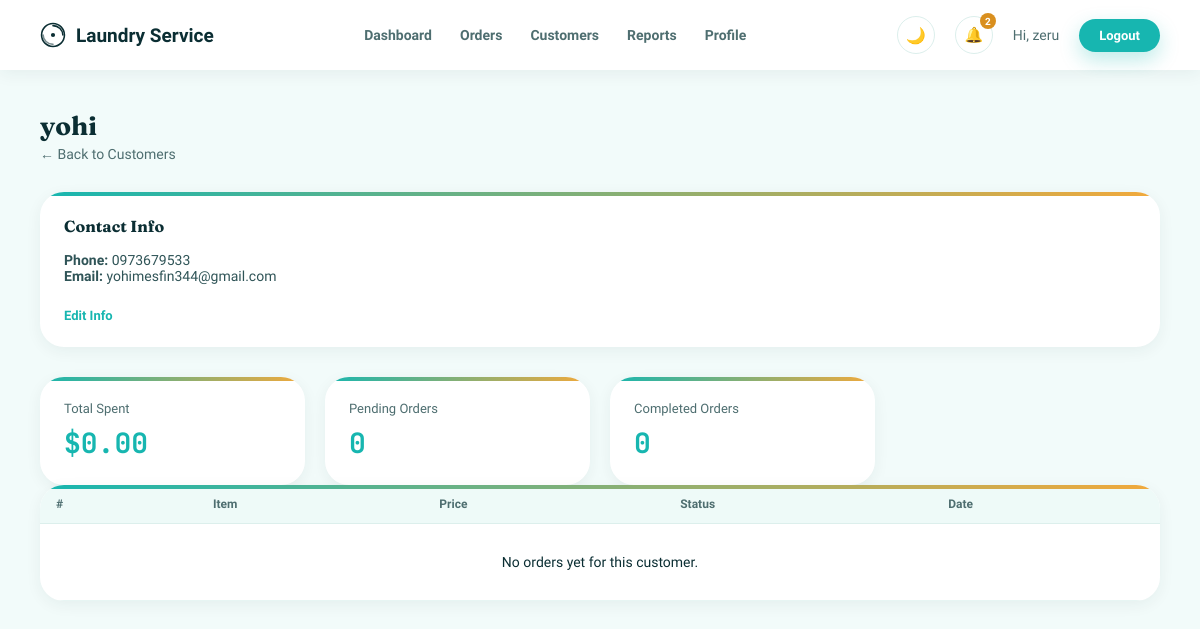
/customers/4 (signed in), run on the app's committed database.
### tables this page shows
CREATE TABLE customers (
            id INTEGER PRIMARY KEY AUTOINCREMENT,
            name TEXT NOT NULL,
            phone TEXT,
            email TEXT,
            notes TEXT,
            created_at TEXT DEFAULT CURRENT_TIMESTAMP
        );

### app.py (the view)
@app.route("/customers/<int:customer_id>")
@login_required
def customer_profile(customer_id):
    conn = get_connection()
    customer = conn.execute(
        "SELECT * FROM customers WHERE id = ?", (customer_id,)
    ).fetchone()
    if customer is None:
        conn.close()
        flash("Customer not found.")
        return redirect(url_for("customers"))
    customer_orders = conn.execute(
        "SELECT * FROM orders WHERE customer_name = ? ORDER BY id DESC",
        (customer["name"],)
    ).fetchall()
    total_spent = sum(order["price"] for order in customer_orders)
    pending_count = sum(1 for order in customer_orders if order["status"] == "Pending")
    completed_count = sum(1 for order in customer_orders if order["status"] == "Completed")
    conn.close()
    return render_template(
        "customer_profile.html",
        customer=customer,
        orders=customer_orders,
        total_spent=total_spent,
        pending_count=pending_count,
        completed_count=completed_count,
    )

### app.py (called while the page is built)
def login_required(f):
    @wraps(f)
    def decorated_function(*args, **kwargs):
        if "username" not in session:
            flash("Please log in first.")
            return redirect(url_for("login"))
        return f(*args, **kwargs)
    return decorated_function

@app.context_processor
def inject_notifications():
    if "username" not in session:
        return {}
    conn = get_connection()
    unread_count = conn.execute(
        "SELECT COUNT(*) FROM notifications WHERE is_read = 0"
    ).fetchone()[0]
    recent_notifications = conn.execute(
        "SELECT * FROM notifications ORDER BY id DESC LIMIT 5"
    ).fetchall()
    conn.close()
    return {
        "unread_count": unread_count,
        "recent_notifications": recent_notifications,
    }

### database.py (called while the page is built)
def get_connection():
    conn = sqlite3.connect(DB_NAME)
    conn.row_factory = sqlite3.Row  # lets us access columns by name, e.g. row["username"]
    return conn

### templates/customer_profile.html (shortened to what this page needs)
<!DOCTYPE html>
<html lang="en">
<head>
    <link rel="stylesheet" href="{{ url_for('static', filename='theme.css') }}">
    <link rel="stylesheet" href="{{ url_for('static', filename='dashboard.css') }}">
</head>
<body>
    {% include "_navbar.html" %}
    <div class="dashboard-content">
        <h1>{{ customer["name"] }}</h1>
        <p class="subtitle">
            <a href="{{ url_for('customers') }}" class="cancel-link">&larr; Back to Customers</a>
        </p>
        <div class="order-form-card">
            <h2>Contact Info</h2>
            <p class="info-row"><strong>Phone:</strong> {{ customer["phone"] or "Not provided" }}</p>
            <p class="info-row"><strong>Email:</strong> {{ customer["email"] or "Not provided" }}</p>
            <div class="edit-form-buttons">
                <a href="{{ url_for('edit_customer', customer_id=customer['id']) }}" class="action-link edit">Edit Info</a>
            </div>
        </div>
        <div class="stats-grid">
            <div class="stat-card">
                <span class="stat-label">Total Spent</span>
                <span class="stat-value">${{ "%.2f"|format(total_spent) }}</span>
            </div>
            <div class="stat-card">
                <span class="stat-label">Pending Orders</span>
                <span class="stat-value">{{ pending_count }}</span>
            </div>
            <div class="stat-card">
                <span class="stat-label">Completed Orders</span>
                <span class="stat-value">{{ completed_count }}</span>
            </div>
        </div>
        <div class="table-card">
            <table class="orders-table">
                <thead>
                    <tr>
                        <th>#</th>
                        <th>Item</th>
                        <th>Price</th>
                        <th>Status</th>
                        <th>Date</th>
                    </tr>
                </thead>
                <tbody>
                    {% for order in orders %}
                    <tr>
                        <td>{{ order["id"] }}</td>
                        <td>{{ order["item_description"] }}</td>
                        <td>${{ "%.2f"|format(order["price"]) }}</td>
                        <td>
                            <span class="status-badge status-{{ order['status']|lower }}">
                                {{ order["status"] }}
                            </span>
                        </td>
                        <td>{{ order["created_at"] }}</td>
                    </tr>
                    {% else %}
                    <tr>
                        <td colspan="5" class="empty-row">No orders yet for this customer.</td>
                    </tr>
                    {% endfor %}
                </tbody>
            </table>
        </div>
    </div>
</body>
</html>

### static/theme.css (style rules this page uses)
:root { --bg: #F2FBFA; --card-bg: #FFFFFF; --border-color: #DCEFEC; --text-primary: #0B2E33; --text-secondary: #4E6E70; --text-tertiary: #8AA6A5; --label-color: #2F5457; --input-bg: #FFFFFF; --input-border: #C9E6E2; --primary: #17B6B0; --primary-dark: #109A95; --primary-darker: #0B7873; --left-panel-text: #DFF7F3; --accent: #F2A93B; --accent-dark: #D98F1E; --error-bg: #FDEBEA; --error-text: #C0392B; --flash-bg: #E1F6F3; --flash-text: #0B7873; --status-pending-bg: #FBEACB; --status-pending-text: #93650F; --status-completed-bg: #DCEEE2; --status-completed-text: #276245; --table-header-bg: #EEFAF8; --table-row-border: #E7F5F3; --dark-btn-bg: #0B2E33; --dark-btn-hover: #123F45; --radius-sm: 10px; --radius-md: 16px; --radius-lg: 24px; --radius-pill: 999px; --shadow-card: 0 4px 16px rgba(11, 46, 51, 0.06); --shadow-card-hover: 0 14px 32px rgba(11, 46, 51, 0.12); --shadow-btn: 0 8px 20px rgba(23, 182, 176, 0.28); --font-display: 'Fraunces', Georgia, serif; --font-body: 'Work Sans', Arial, sans-serif; --font-mono: 'JetBrains Mono', 'Courier New', monospace; }
body { font-family: var(--font-body); }
h1, h2, .left-panel h1, .nav-brand, .card h2, .order-form-card h2 { font-family: var(--font-display); }
.stat-value { font-family: var(--font-mono); }
.stat-card, .order-form-card, .table-card { position: relative; overflow: hidden; border: none; border-radius: var(--radius-lg); box-shadow: var(--shadow-card); }
.stat-card::before, .order-form-card::before, .table-card::before { content: ""; position: absolute; top: 0; left: 0; right: 0; height: 4px; background: linear-gradient(90deg, var(--primary), var(--accent)); }
body { animation: page-fade-in 0.35s ease both; }
.action-link { transition: opacity 0.15s ease; }
body, .card, .stat-card, .order-form-card, .table-card, input, select, .navbar { transition: background-color 0.2s ease, color 0.2s ease, border-color 0.2s ease; }

### static/dashboard.css (style rules this page uses)
* { margin: 0; padding: 0; box-sizing: border-box; font-family: var(--font-body); }
body { background-color: var(--bg); color: var(--text-primary); }
.dashboard-content { padding: 40px; }
.dashboard-content h1 { font-size: 26px; color: var(--text-primary); margin-bottom: 4px; }
.subtitle { color: var(--text-secondary); font-size: 14px; margin-bottom: 30px; }
.stats-grid { display: grid; grid-template-columns: repeat(4, 1fr); gap: 20px; }
.stat-card { background-color: var(--card-bg); border: none; border-radius: var(--radius-lg); box-shadow: var(--shadow-card); padding: 24px; display: flex; flex-direction: column; gap: 8px; }
.stat-label { font-size: 13px; color: var(--text-secondary); }
.stat-value { font-size: 28px; font-weight: bold; color: var(--primary); }
.order-form-card { background-color: var(--card-bg); border: none; border-radius: var(--radius-lg); box-shadow: var(--shadow-card); padding: 24px; margin-bottom: 30px; }
.order-form-card h2 { font-size: 16px; color: var(--text-primary); margin-bottom: 16px; }
.table-card { background-color: var(--card-bg); border: none; border-radius: var(--radius-lg); box-shadow: var(--shadow-card); overflow: hidden; }
.orders-table { width: 100%; border-collapse: collapse; }
.orders-table th { text-align: left; font-size: 12px; color: var(--text-secondary); background-color: var(--table-header-bg); padding: 12px 16px; border-bottom: 1px solid var(--border-color); }
.orders-table td { padding: 12px 16px; font-size: 14px; color: var(--text-primary); border-bottom: 1px solid var(--table-row-border); }
.empty-row { text-align: center; color: var(--text-tertiary); padding: 30px !important; }
.action-link { font-size: 13px; text-decoration: none; font-weight: bold; }
.action-link.edit { color: var(--primary); }
.edit-form-buttons { display: flex; align-items: center; gap: 16px; margin-top: 24px; }
.cancel-link { font-size: 14px; color: var(--text-secondary); text-decoration: none; }
.info-row { font-size: 14px; color: var(--label-color); }
.stat-card { animation: card-fade-up 0.5s ease both; }
.stat-card:nth-child(1) { animation-delay: 0.05s; }
.stat-card:nth-child(2) { animation-delay: 0.15s; }
.stat-card:nth-child(3) { animation-delay: 0.25s; }
.order-form-card, .table-card { animation: card-fade-up 0.5s ease 0.1s both; }
.stat-card { transition: transform 0.15s ease, box-shadow 0.15s ease; }
.orders-table tbody tr { transition: background-color 0.15s ease; }

### data on the page
customers: name "yohi", phone "0973679533", email "yohimesfin344@gmail.com"

### other printed values
{{ unread_count }} "2"
{{ session.get('username', '') }} "zeru"
{{ "%.2f"|format(total_spent) }} "0.00"
{{ pending_count }} "0"
{{ completed_count }} "0"
